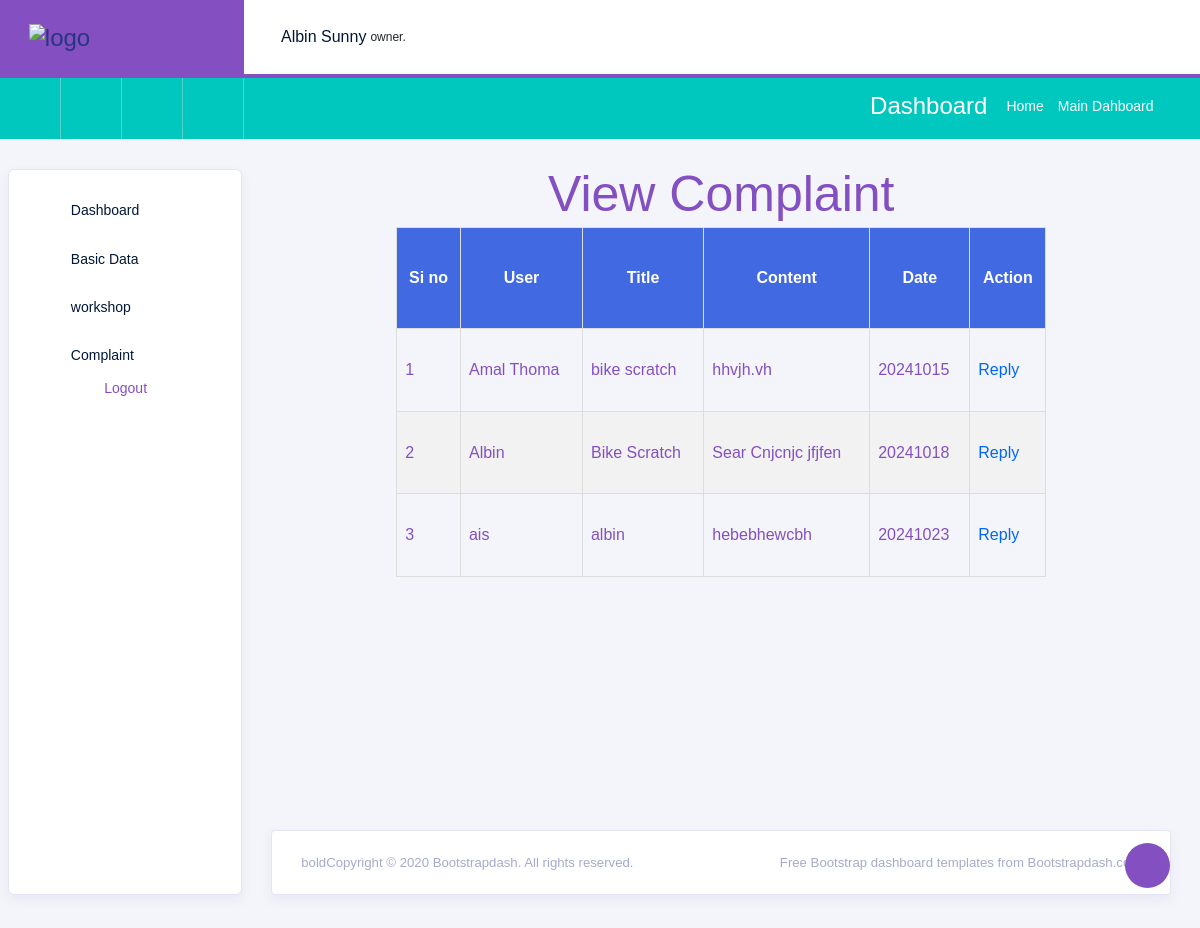
/Project/admin/veiwcomplaint.php, run on the app's committed database.
### tables this page shows
CREATE TABLE `tbl_complaint` (
  `complaint_id` int(11) NOT NULL,
  `complaint_date` int(11) NOT NULL,
  `complaint_status` varchar(11) NOT NULL DEFAULT '0',
  `complaint_title` varchar(20) NOT NULL,
  `complaint_content` varchar(100) NOT NULL,
  `user_id` int(15) NOT NULL,
  `complaint_reply` varchar(100) NOT NULL
);

CREATE TABLE `tbl_newuser` (
  `user_id` int(11) NOT NULL,
  `user_name` varchar(60) NOT NULL,
  `user_email` varchar(60) NOT NULL,
  `user_contact` varchar(60) NOT NULL,
  `user_password` varchar(60) NOT NULL,
  `user_photo` varchar(60) NOT NULL,
  `location_id` int(60) NOT NULL
);

### Project/admin/veiwcomplaint.php (the view, shortened to what this page needs)
<?php
include('../Assets/Connection/Connection.php');
include("Head.php");
?>
<!DOCTYPE html PUBLIC "-//W3C//DTD XHTML 1.0 Transitional//EN" "http://www.w3.org/TR/xhtml1/DTD/xhtml1-transitional.dtd">
<html xmlns="http://www.w3.org/1999/xhtml">
<head>
</head>
<body>
<h1 align="center" style="color:#844fc1">View Complaint</h1>
<form id="form1" name="form1" method="post" action="">
  <table width="650" height="350" border="1">
    <tr>
    <th style="background-color: #4169E1; color: white; text-align: center;">Si no</th>
    <th style="background-color: #4169E1; color: white; text-align: center;">User</th>
    <th style="background-color: #4169E1; color: white; text-align: center;">Title</th>
    <th style="background-color: #4169E1; color: white; text-align: center;">Content</th>
    <th style="background-color: #4169E1; color: white; text-align: center;">Date</th>
    <th style="background-color: #4169E1; color: white; text-align: center;">Action</th>
    </tr>
    <tr>
        <?php
	 $i=0;
     $sel="select * from tbl_complaint c inner join tbl_newuser u on c.user_id=u.user_id";
	 $res=$conn->query($sel);
	 while($row=$res->fetch_assoc())
	 	{
			$i++;
	?>
    <tr>
      <td><?php echo $i ?></td>
      <td><?php echo $row['user_name']?></td>
       <td><?php echo $row['complaint_title']?></td>
      <td><?php echo $row['complaint_content']?></td>
      <td><?php echo $row['complaint_date']?></td>
      <td><a href="Reply.php?rid=<?php echo $row['complaint_id']?>">Reply</a></td>
    </tr>
    <?php
		}
	?>
  </table>
</form>
</body>
</html>
<?php
include("Foot.php");
?>

### Project/Assets/Templates/Admin/form.css (style rules this page uses)
#tab td, #tab th { border: 1px solid #ddd; padding: 8px; color:#844fc1; }
#tab a { color:#06F; }
#tab tr:nth-child(even) { background-color: #f2f2f2; }
#tab th { padding-top: 12px; padding-bottom: 12px; text-align: left; background-color: #844fc1; color: white; }

### data on the page
tbl_complaint: user.user_name "Amal Thoma", complaint_title "bike scratch", complaint_content "hhvjh.vh", complaint_date "20241015"
tbl_complaint: user.user_name "Albin", complaint_title "Bike Scratch", complaint_content "Sear Cnjcnjc jfjfen", complaint_date "20241018"
tbl_complaint: user.user_name "ais", complaint_title "albin", complaint_content "hebebhewcbh", complaint_date "20241023"
